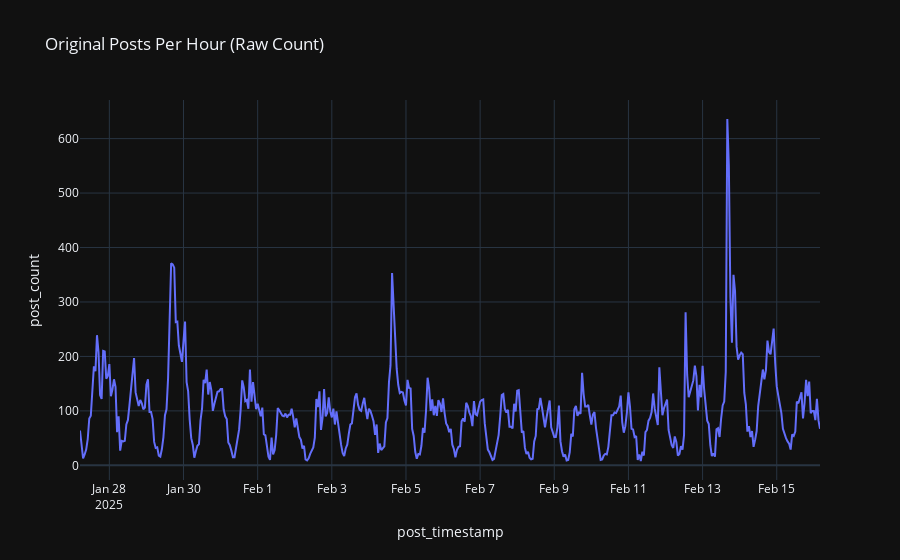
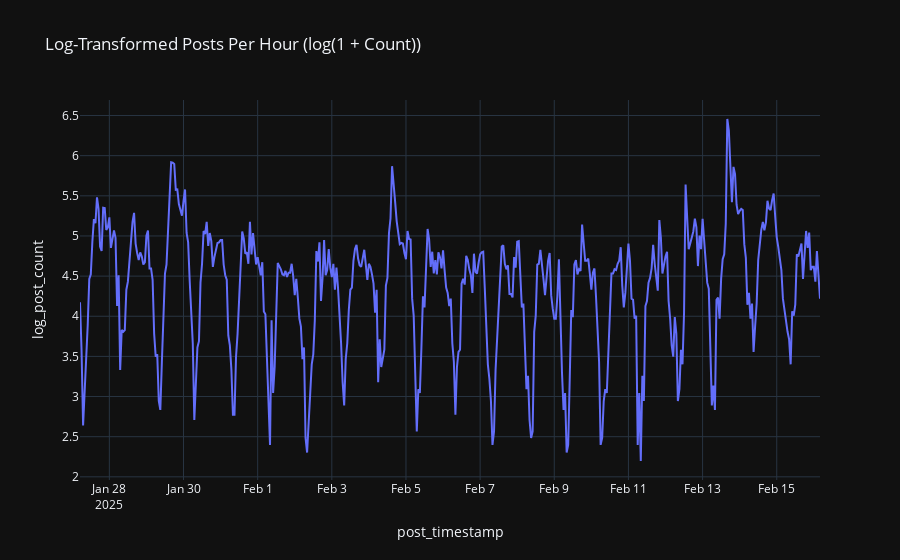

The notebook cell saved with these charts, in order:
### Markdown cell above
**3. Transformation (Checking Variance)**
**Why do this?** This is the final diagnostic step for Week 1, as mentioned in your proposal. Many time-series models (and statistical tests) perform best when the variance of the data (the "spread" or "volatility") is constant over time (a property called homoscedasticity).

Our visual plot suggested that the variance might increase when the posting level increases (this is heteroscedasticity ). If this is the case, applying a mathematical transformation, such as a logarithm (log(y_t)), can help stabilize the variance, making the patterns cleaner and the model more reliable.



**How does this affect the next step?** If we find the variance is unstable, we should apply a log transformation to our post_count data. All subsequent analysis (like Burst Detection in Week 2) would then be performed on this transformed data (log(post_count)) rather than the raw counts. If the variance looks stable, we can proceed with the raw post_count data.

### Code cell
import numpy as np # Import numpy for log function

try:
    # --- Apply Log Transformation ---
    # We use log1p, which calculates log(1 + x), to avoid errors if post_count is 0
    posts_per_hour_transformed = posts_per_hour.with_columns(
        pl.col('post_count').log1p().alias('log_post_count')
    )

    print("Aggregated data with log transformation (first 5 rows):")
    print(posts_per_hour_transformed.head())

    # --- Create Comparison Plots ---

    # Plot 1: Original Data
    fig_original = px.line(posts_per_hour.to_pandas(),
                           x='post_timestamp',
                           y='post_count',
                           title='Original Posts Per Hour (Raw Count)')

    # Plot 2: Log-Transformed Data
    fig_log = px.line(posts_per_hour_transformed.to_pandas(),
                      x='post_timestamp',
                      y='log_post_count',
                      title='Log-Transformed Posts Per Hour (log(1 + Count))')

    print("Displaying plots for variance comparison...")
    fig_original.show()
    fig_log.show()
    print("Plots displayed.")

except Exception as e:
    print(f"An error occurred during transformation or plotting: {e}")

### Figure 1 — Plotly figure (JSON) as saved in the notebook; plotly's stock layout.template omitted (floating-point values rounded to 4 significant figures; data arrays with more than 128 entries replaced by an {"elided": "..."} marker saying what was removed)
{"data": [{"hovertemplate": "post_timestamp=%{x}<br>post_count=%{y}<extra></extra>", "legendgroup": "", "line": {"color": "#636efa", "dash": "solid"}, "marker": {"symbol": "circle"}, "mode": "lines", "name": "", "orientation": "v", "showlegend": false, "x": {"elided": "480 str values"}, "xaxis": "x", "y": {"elided": "480 int values"}, "yaxis": "y", "type": "scatter"}], "layout": {"xaxis": {"anchor": "y", "domain": [0.0, 1.0], "title": {"text": "post_timestamp"}}, "yaxis": {"anchor": "x", "domain": [0.0, 1.0], "title": {"text": "post_count"}}, "legend": {"tracegroupgap": 0}, "title": {"text": "Original Posts Per Hour (Raw Count)"}}}

### Figure 2 — Plotly figure (JSON) as saved in the notebook; plotly's stock layout.template omitted (floating-point values rounded to 4 significant figures; data arrays with more than 128 entries replaced by an {"elided": "..."} marker saying what was removed)
{"data": [{"hovertemplate": "post_timestamp=%{x}<br>log_post_count=%{y}<extra></extra>", "legendgroup": "", "line": {"color": "#636efa", "dash": "solid"}, "marker": {"symbol": "circle"}, "mode": "lines", "name": "", "orientation": "v", "showlegend": false, "x": {"elided": "480 str values"}, "xaxis": "x", "y": {"elided": "480 float values"}, "yaxis": "y", "type": "scatter"}], "layout": {"xaxis": {"anchor": "y", "domain": [0.0, 1.0], "title": {"text": "post_timestamp"}}, "yaxis": {"anchor": "x", "domain": [0.0, 1.0], "title": {"text": "log_post_count"}}, "legend": {"tracegroupgap": 0}, "title": {"text": "Log-Transformed Posts Per Hour (log(1 + Count))"}}}
